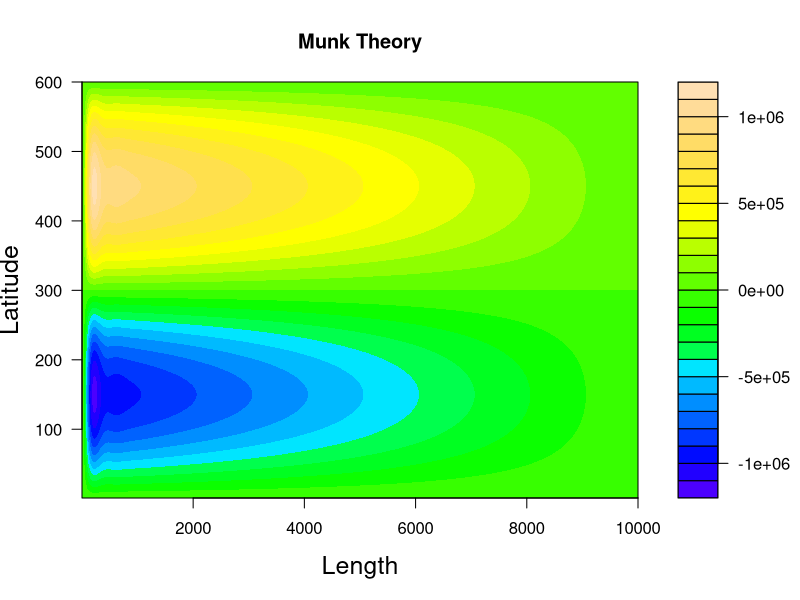
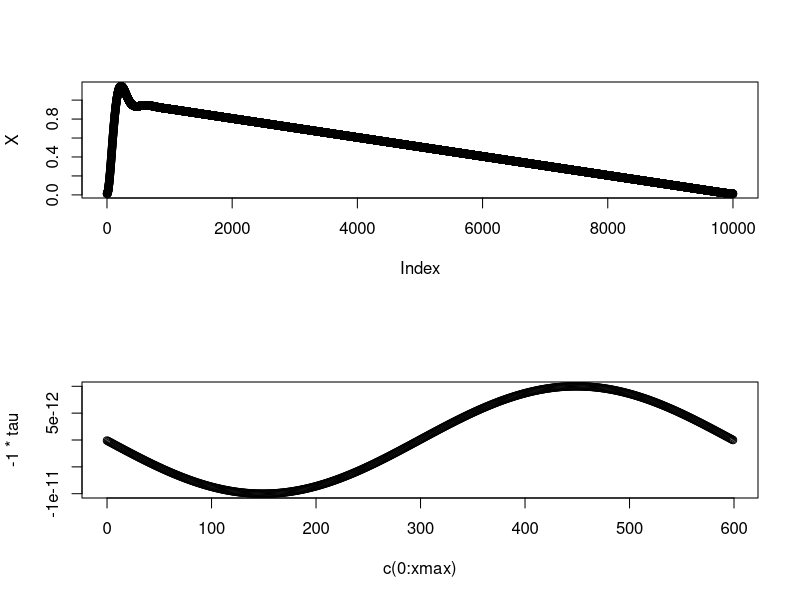

Write the R code that produced these figures, in order.
# Munk Theory


rm(list=ls())

r=10000  # 10000 으로 하면 계산은 느리지만  표현은 잘 된다.(1000으로 하면 모양 약간 이상)
b=600

beta=10^-13

y=c(0:b)
x=c(0:r)
k=0.016
B=(2/sqrt(3) - sqrt(3)/(k*r));

#----
Psi <- matrix(data = NA, nrow = length(c(1:b)), ncol = length(c(1:r)), byrow=F, dimnames = NULL)
X <- matrix(data=NA, nrow= length(c(1:r)), ncol=1, dimnames = NULL)
tau <- matrix(data=NA, nrow=length(c(1:b)), ncol=1, dimnames = NULL)


for (i in 1:r) {

 for (j in 1:b) {                        # Affeced by Wind : tau --> wind stress
  
  if (j>=1 && j< 150) {
     tau[j]=10^-11*sin(90*j/150*pi/180)
  } else if (j>=150 && j< 300) {
     tau[j]=10^-11*sin(90*j/150*pi/180) 
  } else if (j>=300 && j< 450) {            
     tau[j]=10^-11*sin(90*j/150*pi/180)  # increase

  } else {
     tau[j] = 10^-11*sin(90*j/150*pi/180) 
  }

X[i] <- -B*exp((-1/2)*k*x[i])*cos(sqrt(3)/2*k*x[i] + sqrt(3)/(2*k*r)-pi/6)+1  + # 다음줄 계속
         -1/(k*r)* (k*x[i] - exp(-k*(r-x[i])) -1)
Psi[j,i] <- X[i] * r * (1/beta) * tau[j] 
}
}



Psi_t <- -1*t(Psi)   # transpose of Psi


# ================================ Figure(1) ====

filled.contour(x=c(1:nrow(Psi_t)), y=c(1:ncol(Psi_t)), z=Psi_t,    # rainbow, heat.colors, topo.colors, cm.colors
               color.palette = topo.colors,
               plot.title = title(main = "Munk Theory",
                                  xlab = "Length",ylab = "Latitude", cex.lab=1.5 ) ) # X, Y  이름 크기
# filled.contour(Psi_t)



# ================================ Figure(2) ==== 
par(mfrow=c(2,1))  # 그래프를 행 우선 배치
plot(X)            # 1

xmax <- b-1
plot(c(0:xmax), -1*tau)  # 2

